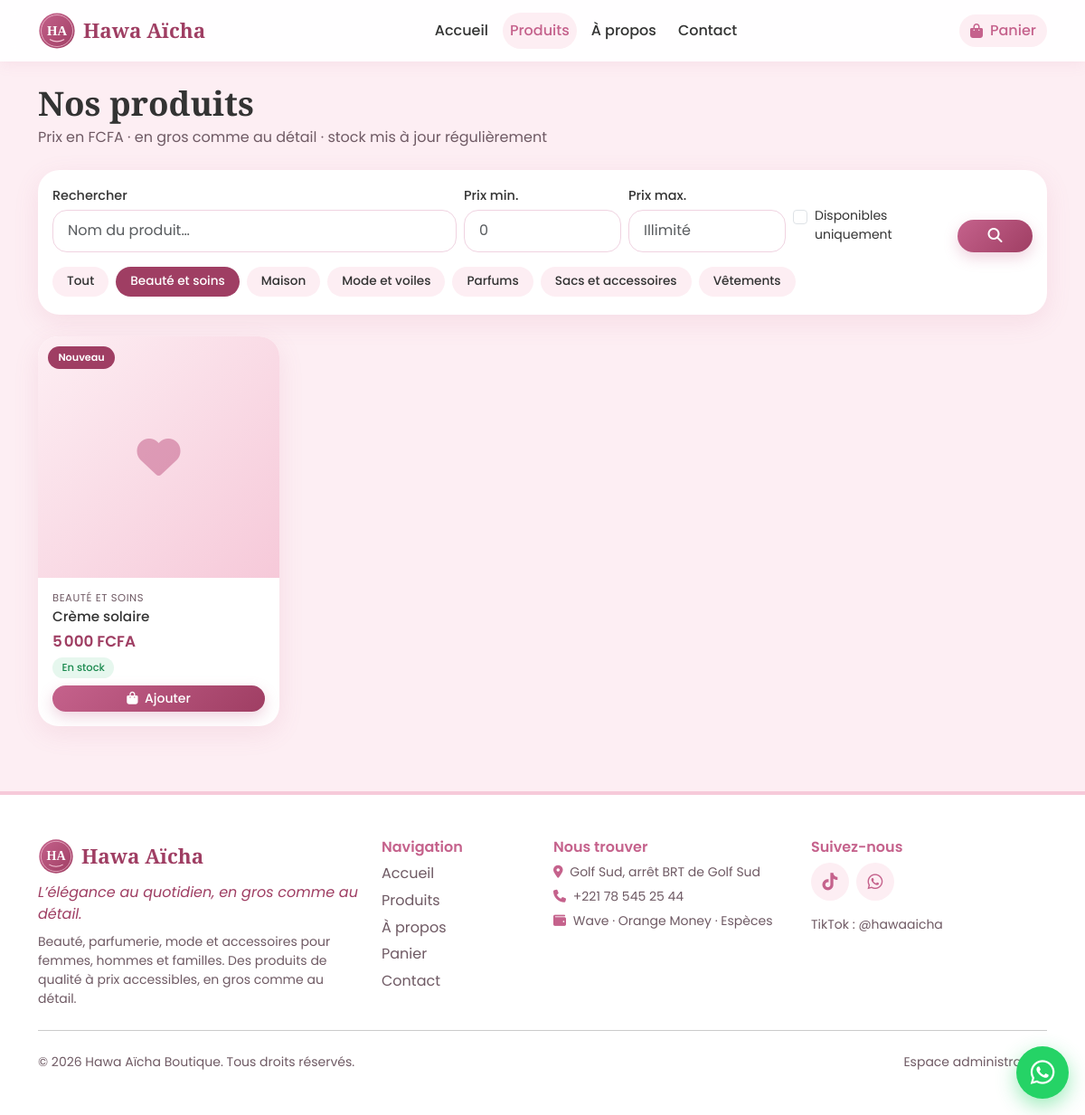
The page /produits.php?cat=2 on the database as committed earlier.
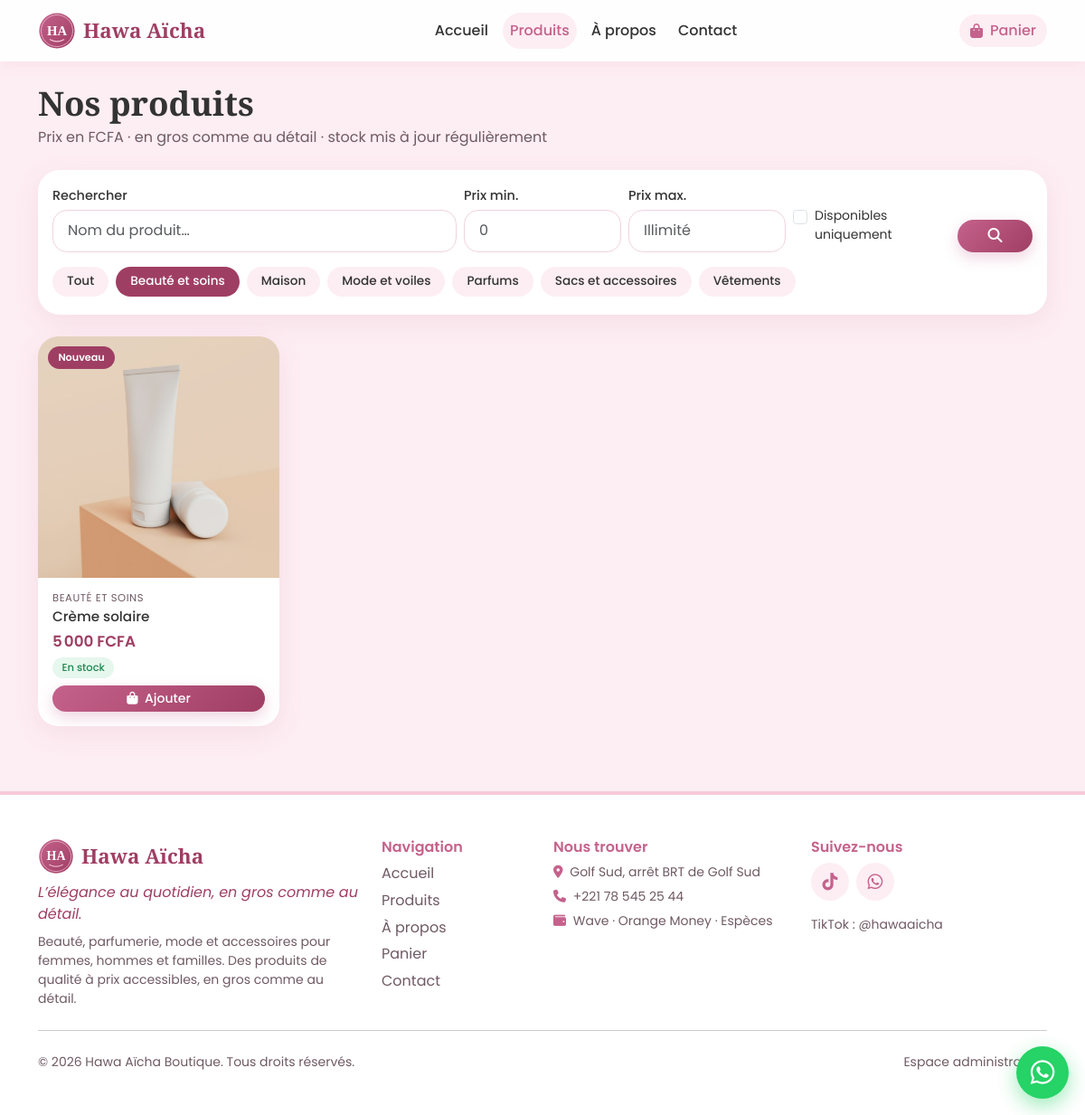
The same page on the database as committed later.
### tables this page shows
CREATE TABLE IF NOT EXISTS produits (
  id INT AUTO_INCREMENT PRIMARY KEY,
  categorie_id INT NULL,
  nom VARCHAR(150) NOT NULL,
  description TEXT NULL,
  prix INT NOT NULL DEFAULT 0,
  stock INT NOT NULL DEFAULT 0,
  image VARCHAR(120) NULL,
  nouveau TINYINT(1) NOT NULL DEFAULT 0,
  actif TINYINT(1) NOT NULL DEFAULT 1,
  created_at TIMESTAMP NOT NULL DEFAULT CURRENT_TIMESTAMP,
  date_modification TIMESTAMP NULL DEFAULT NULL ON UPDATE CURRENT_TIMESTAMP,
  INDEX idx_produits_actif (actif),
  CONSTRAINT fk_produit_categorie FOREIGN KEY (categorie_id) REFERENCES categories(id) ON DELETE SET NULL,
  CONSTRAINT chk_produits_stock CHECK (stock >= 0),
  CONSTRAINT chk_produits_prix CHECK (prix >= 0)
);

CREATE TABLE IF NOT EXISTS categories (
  id INT AUTO_INCREMENT PRIMARY KEY,
  nom VARCHAR(100) NOT NULL,
  description TEXT NULL,
  icone VARCHAR(50) NOT NULL DEFAULT 'fa-gem',
  created_at TIMESTAMP NOT NULL DEFAULT CURRENT_TIMESTAMP
);

### includes/db.php (called while the page is built)
<?php
function db(): PDO
{
    static $pdo = null;
    if ($pdo === null) {
        $dsn = defined('DB_DSN')
            ? DB_DSN
            : sprintf('mysql:host=%s;dbname=%s;charset=utf8mb4', DB_HOST, DB_NAME);
        try {
            $pdo = new PDO($dsn, DB_USER, DB_PASS, [
                PDO::ATTR_ERRMODE            => PDO::ERRMODE_EXCEPTION,
                PDO::ATTR_DEFAULT_FETCH_MODE => PDO::FETCH_ASSOC,
                PDO::ATTR_EMULATE_PREPARES   => false,
            ]);
        } catch (PDOException $e) {
            http_response_code(500);
            exit('Connexion à la base de données impossible. Vérifiez le fichier config.php.');
        }
    }
    return $pdo;
}

### produits.php (the view, shortened to what the changed rows need)
<?php
require __DIR__ . '/includes/header.php';
$catId = isset($_GET['cat']) ? (int)$_GET['cat'] : 0;
$sql = "SELECT p.*, c.nom AS categorie, c.icone
          FROM produits p LEFT JOIN categories c ON c.id = p.categorie_id
         WHERE p.actif = 1";
$params = [];
if ($catId > 0) {
    $sql .= ' AND p.categorie_id = ?';
    $params[] = $catId;
}
$sql .= ' ORDER BY (p.stock > 0) DESC, p.nouveau DESC, p.id DESC';
$st = db()->prepare($sql);
$st->execute($params);
$produits = $st->fetchAll();
?>
<h1 class="page-title mb-1">Nos produits</h1>
<?php if ($produits): ?>
  <div class="row g-3">
    <?php foreach ($produits as $p) { product_card($p); } ?>
  </div>
<?php endif; ?>
<?php require __DIR__ . '/includes/footer.php'; ?>

### includes/functions.php (shortened to what the changed rows need)
<?php
require_once __DIR__ . '/db.php';
function e($v): string
{
    return htmlspecialchars((string)$v, ENT_QUOTES, 'UTF-8');
}
function fcfa($n): string
{
    return number_format((int)$n, 0, ',', "\u{202F}") . ' FCFA';
}
function base_url(string $path = ''): string
{
    return BASE_URL . '/' . ltrim($path, '/');
}
function wa_link(string $message = ''): string
{
    $url = 'https://wa.me/' . WHATSAPP_NUMBER;
    return $message !== '' ? $url . '?text=' . rawurlencode($message) : $url;
}
function stock_info(int $stock): array
{
    return ['En stock', 'ok'];
}
function product_image(?string $img): ?string
{
    return $img ? base_url('uploads/' . rawurlencode($img)) : null;
}
function product_card(array $p): void
{
    [$label, $cls] = stock_info((int)$p['stock']);
    $img = product_image($p['image'] ?? null);
    $icone = $p['icone'] ?? 'fa-gem';
    ?>
    <div class="col-6 col-md-4 col-lg-3">
      <article class="product-card h-100">
        <a href="<?= e(base_url('produit.php?id=' . (int)$p['id'])) ?>" class="product-thumb">
          <?php if ($img): ?>
            <img src="<?= e($img) ?>" alt="<?= e($p['nom']) ?>" loading="lazy">
          <?php else: ?>
            <span class="thumb-placeholder"><i class="fa-solid <?= e($icone) ?>"></i></span>
          <?php endif; ?>
          <?php if (!empty($p['nouveau'])): ?><span class="ribbon">Nouveau</span><?php endif; ?>
        </a>
        <div class="product-body">
          <?php if (!empty($p['categorie'])): ?><div class="product-cat"><?= e($p['categorie']) ?></div><?php endif; ?>
          <h3 class="product-name"><a href="<?= e(base_url('produit.php?id=' . (int)$p['id'])) ?>"><?= e($p['nom']) ?></a></h3>
          <div class="product-price"><?= fcfa($p['prix']) ?></div>
          <span class="stock-badge stock-<?= e($cls) ?>"><?= e($label) ?></span>
          <?php if ((int)$p['stock'] > 0): ?>
            <form method="post" action="<?= e(base_url('panier.php')) ?>" class="mt-2">
              <button class="btn btn-rose btn-sm w-100"><i class="fa-solid fa-bag-shopping me-1"></i> Ajouter</button>
            </form>
          <?php else: ?>
            <a class="btn btn-outline-rose btn-sm w-100 mt-2"
               href="<?= e(wa_link('Bonjour, le produit « ' . $p['nom'] . ' » m\'intéresse. Sera-t-il bientôt disponible ?')) ?>"
               target="_blank" rel="noopener"><i class="fa-brands fa-whatsapp me-1"></i> Me prévenir</a>
          <?php endif; ?>
        </div>
      </article>
    </div>
    <?php
}

Rows that differ between the two databases and show on the page:
changed produits "5 000 FCFA": image: picture added
